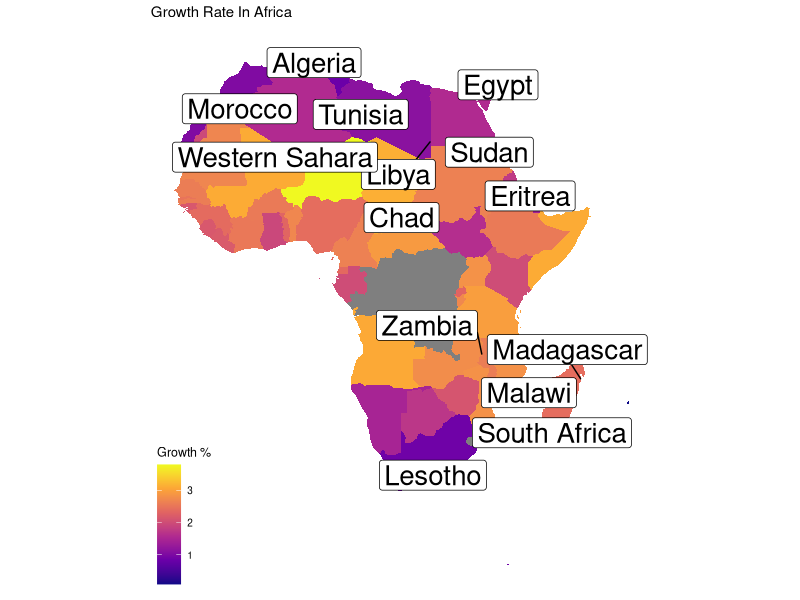
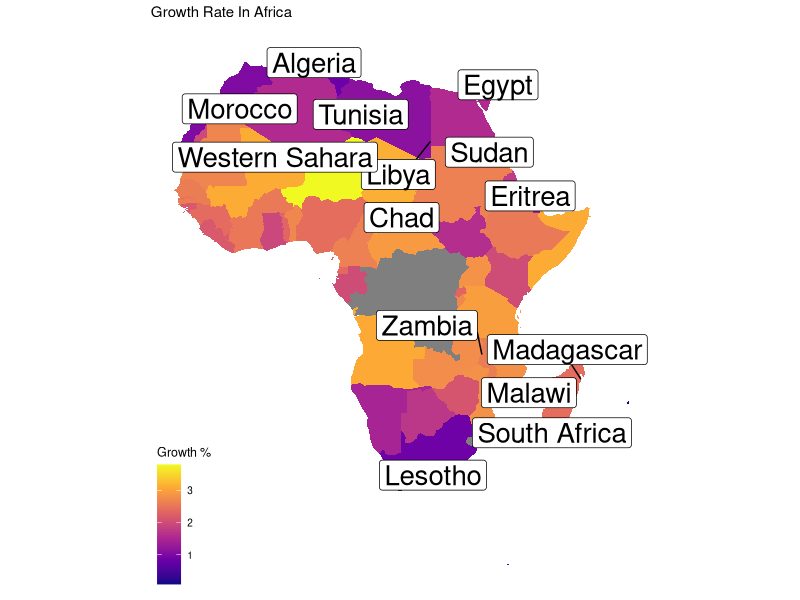

The R script that drew these images, in order:
# Load the necessary libraries
library(dplyr)
library(ggplot2)
library(tidyverse)
library(ggrepel)
library(ggthemes)

# Import the world_population.csv dataset
world_population <- read.csv("world_population_data.csv")

# Remove '%' from growth_rate column
world_population <- world_population %>%
  mutate(growth_rate = as.numeric(sub("%", "", growth_rate)))

# Create dataframe for world coordinates using map_data
world_coordinates <- map_data("world")

# Filter data for African countries
africa_map <- subset(world_coordinates, region %in% c(
  "Algeria", "Angola", "Benin", "Botswana", "Burkina Faso", "Burundi",
  "Cabo Verde", "Cameroon", "Central African Republic", "Chad", "Comoros",
  "Democratic Republic of the Congo", "Djibouti", "Egypt",
  "Equatorial Guinea", "Eritrea", "Eswatini", "Ethiopia", "Gabon",
  "Gambia", "Ghana", "Guinea",
  "Guinea-Bissau", "Ivory Coast", "Kenya", "Lesotho", "Liberia", "Libya",
  "Madagascar", "Malawi", "Mali", "Mauritania", "Mauritius", "Morocco",
  "Mozambique", "Namibia", "Niger", "Nigeria", "Republic of Congo",
  "Rwanda", "Sao Tome and Principe",
  "Senegal", "Seychelles", "Sierra Leone", "Somalia",
  "South Africa", "South Sudan",
  "Sudan", "Swaziland", "Tanzania", "Togo", "Tunisia",
  "Uganda", "Western Sahara", "Zambia", "Zimbabwe"
)) %>%
  left_join(world_population, by = c("region" = "country"))

# Create label data for Africa
label_data <- africa_map %>%
  group_by(region) %>%
  filter(row_number() == 50)

# Create a geom_polygon plot using ggplot2
print(ggplot(africa_map) +
  geom_polygon(aes(long, lat, group = group, fill = growth_rate)) +
  coord_quickmap() +
  scale_fill_viridis_c(option = "plasma") +

  # Add labels to the plot
  labs(fill = "Growth %") +
  ggtitle("Growth Rate In Africa") +

  # Use geom_label_repel for Africa labels
  geom_label_repel(
    data = label_data, aes(x = long, y = lat, label = region),
    size = 7, max.overlaps = 7
  ) +

  # Tweak display of theme
  theme_map())

# Save the plot as a file
ggsave("africa_plot.jpg", dpi = 300)
